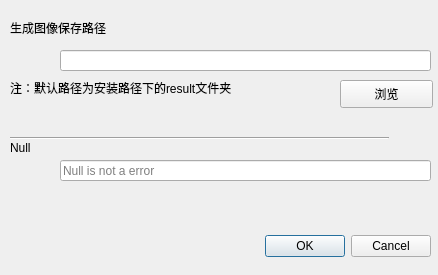
<?xml version="1.0" encoding="UTF-8"?>
<ui version="4.0">
 <class>Dialog</class>
 <widget class="QDialog" name="Dialog">
  <property name="geometry">
   <rect>
    <x>0</x>
    <y>0</y>
    <width>438</width>
    <height>275</height>
   </rect>
  </property>
  <property name="windowTitle">
   <string>设置</string>
  </property>
  <widget class="QDialogButtonBox" name="buttonBox">
   <property name="geometry">
    <rect>
     <x>90</x>
     <y>230</y>
     <width>341</width>
     <height>32</height>
    </rect>
   </property>
   <property name="orientation">
    <enum>Qt::Horizontal</enum>
   </property>
   <property name="standardButtons">
    <set>QDialogButtonBox::Cancel|QDialogButtonBox::Ok</set>
   </property>
  </widget>
  <widget class="QLabel" name="label_3">
   <property name="geometry">
    <rect>
     <x>10</x>
     <y>80</y>
     <width>291</width>
     <height>16</height>
    </rect>
   </property>
   <property name="text">
    <string>注：默认路径为安装路径下的result文件夹</string>
   </property>
  </widget>
  <widget class="QLabel" name="label">
   <property name="geometry">
    <rect>
     <x>10</x>
     <y>20</y>
     <width>131</width>
     <height>16</height>
    </rect>
   </property>
   <property name="text">
    <string>生成图像保存路径</string>
   </property>
  </widget>
  <widget class="QLineEdit" name="lineEdit_rootPath">
   <property name="geometry">
    <rect>
     <x>60</x>
     <y>50</y>
     <width>371</width>
     <height>21</height>
    </rect>
   </property>
  </widget>
  <widget class="QLabel" name="label_2">
   <property name="geometry">
    <rect>
     <x>10</x>
     <y>140</y>
     <width>72</width>
     <height>16</height>
    </rect>
   </property>
   <property name="text">
    <string>Null</string>
   </property>
  </widget>
  <widget class="QLineEdit" name="lineEdit_Null">
   <property name="geometry">
    <rect>
     <x>60</x>
     <y>160</y>
     <width>371</width>
     <height>21</height>
    </rect>
   </property>
   <property name="placeholderText">
    <string>Null is not a error</string>
   </property>
  </widget>
  <widget class="Line" name="line">
   <property name="geometry">
    <rect>
     <x>10</x>
     <y>130</y>
     <width>379</width>
     <height>16</height>
    </rect>
   </property>
   <property name="orientation">
    <enum>Qt::Horizontal</enum>
   </property>
  </widget>
  <widget class="QPushButton" name="pushButton">
   <property name="geometry">
    <rect>
     <x>340</x>
     <y>80</y>
     <width>93</width>
     <height>28</height>
    </rect>
   </property>
   <property name="text">
    <string>浏览</string>
   </property>
  </widget>
 </widget>
 <resources/>
 <connections>
  <connection>
   <sender>buttonBox</sender>
   <signal>accepted()</signal>
   <receiver>Dialog</receiver>
   <slot>accept()</slot>
   <hints>
    <hint type="sourcelabel">
     <x>248</x>
     <y>254</y>
    </hint>
    <hint type="destinationlabel">
     <x>157</x>
     <y>274</y>
    </hint>
   </hints>
  </connection>
  <connection>
   <sender>buttonBox</sender>
   <signal>rejected()</signal>
   <receiver>Dialog</receiver>
   <slot>reject()</slot>
   <hints>
    <hint type="sourcelabel">
     <x>316</x>
     <y>260</y>
    </hint>
    <hint type="destinationlabel">
     <x>286</x>
     <y>274</y>
    </hint>
   </hints>
  </connection>
 </connections>
</ui>
